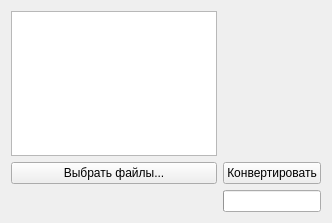
<?xml version="1.0" encoding="UTF-8"?>
<ui version="4.0">
 <class>ConvertForm</class>
 <widget class="QWidget" name="ConvertForm">
  <property name="geometry">
   <rect>
    <x>0</x>
    <y>0</y>
    <width>332</width>
    <height>223</height>
   </rect>
  </property>
  <property name="acceptDrops">
   <bool>true</bool>
  </property>
  <property name="windowTitle">
   <string>Конвертор файлов</string>
  </property>
  <layout class="QGridLayout" name="gridLayout_2">
   <item row="0" column="0">
    <layout class="QGridLayout" name="gridLayout">
     <item row="2" column="0">
      <widget class="QPushButton" name="openfiles">
       <property name="text">
        <string>Выбрать файлы...</string>
       </property>
      </widget>
     </item>
     <item row="0" column="0">
      <widget class="QListWidget" name="files"/>
     </item>
     <item row="2" column="1">
      <widget class="QPushButton" name="convert">
       <property name="text">
        <string>Конвертировать</string>
       </property>
      </widget>
     </item>
     <item row="3" column="1">
      <widget class="QProgressBar" name="progress">
       <property name="value">
        <number>0</number>
       </property>
       <property name="textVisible">
        <bool>false</bool>
       </property>
      </widget>
     </item>
     <item row="3" column="0">
      <widget class="QLabel" name="status">
       <property name="text">
        <string/>
       </property>
      </widget>
     </item>
    </layout>
   </item>
  </layout>
 </widget>
 <resources/>
 <connections/>
</ui>
